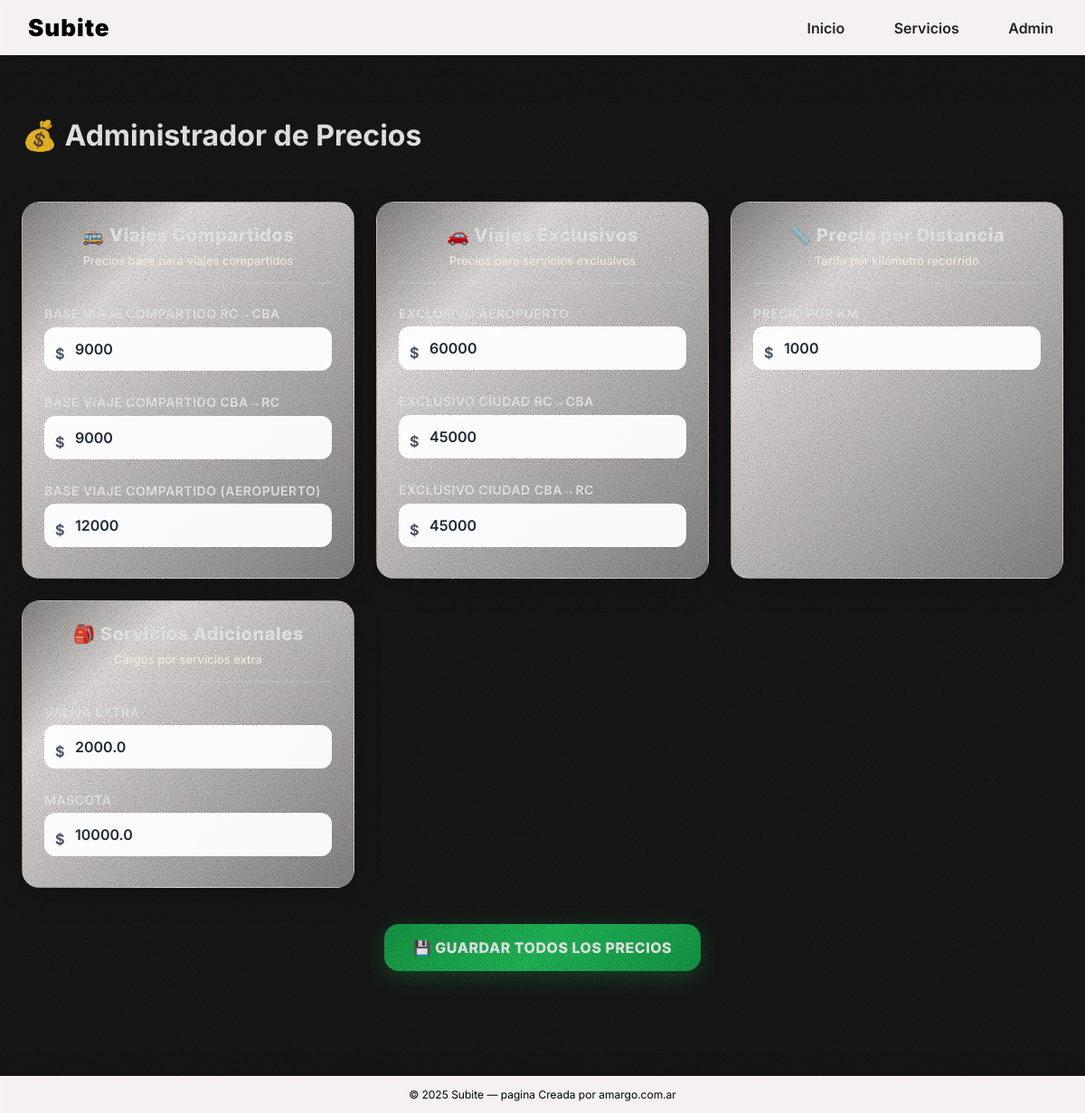
/admin/prices (signed in), run on an earlier commit of the app's database.
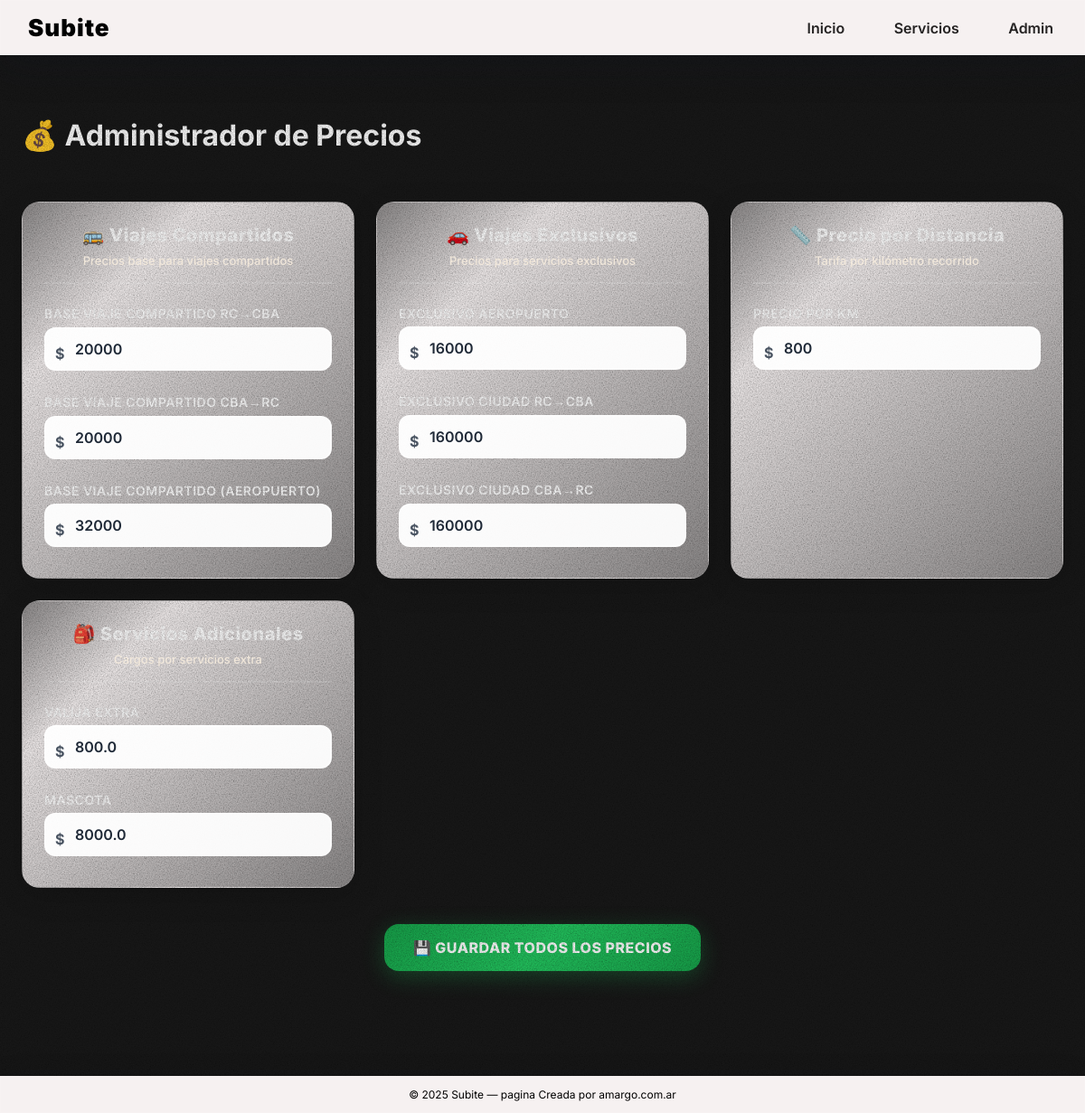
And on a later commit of the database.
### app.py (models this page shows)
class PriceConfig(db.Model):
    key = db.Column(db.String(64), primary_key=True)
    value = db.Column(db.Float, nullable=False)

### app.py (the view, shortened to what this page needs)
@app.route('/admin/prices', methods=['GET', 'POST'])
@login_required
def admin_prices():
    keys = ['BASE_SHARED_RC_CBA','BASE_SHARED_CBA_RC','BASE_SHARED_AIRPORT' , 'AIRPORT_EXCLUSIVE',
            'CITY_EXCLUSIVE_RC_CBA','CITY_EXCLUSIVE_CBA_RC','KM_PRICE','EXTRA_LUGGAGE','PET']
    items = [(k, price(k)) for k in keys]
    return render_template('admin_prices.html', items=items)

### app.py (called while the page is built)
def price(key, default=0.0):
    pc = PriceConfig.query.get(key)
    return pc.value if pc else default

def login_required(f):
    @wraps(f)
    def wrapper(*args, **kwargs):
        if not session.get('admin'):
            return redirect(url_for('admin_login'))
        return f(*args, **kwargs)
    return wrapper

### templates/admin_prices.html
{% extends "base.html" %}
{% block content %}
<h1>💰 Administrador de Precios</h1>
{% set labels = {
  'BASE_SHARED_RC_CBA':'Base Viaje Compartido RC→CBA',
  'BASE_SHARED_CBA_RC':'Base Viaje Compartido CBA→RC',
  'BASE_SHARED_AIRPORT':'Base Viaje Compartido (Aeropuerto)',
  'AIRPORT_EXCLUSIVE':'Exclusivo Aeropuerto',
  'CITY_EXCLUSIVE_RC_CBA':'Exclusivo Ciudad RC→CBA',
  'CITY_EXCLUSIVE_CBA_RC':'Exclusivo Ciudad CBA→RC',
  'KM_PRICE':'Precio por KM',
  'EXTRA_LUGGAGE':'Valija extra',
  'PET':'Mascota'
} %}
{% set shared_keys = ['BASE_SHARED_RC_CBA', 'BASE_SHARED_CBA_RC', 'BASE_SHARED_AIRPORT'] %}
{% set exclusive_keys = ['AIRPORT_EXCLUSIVE', 'CITY_EXCLUSIVE_RC_CBA', 'CITY_EXCLUSIVE_CBA_RC'] %}
{% set distance_keys = ['KM_PRICE'] %}
{% set extra_keys = ['EXTRA_LUGGAGE', 'PET'] %}
<form method="post">
  <div class="admin-price-grid">
    <div class="price-category-card">
      <div class="price-category-header">
        <h2>🚌 Viajes Compartidos</h2>
        <p>Precios base para viajes compartidos</p>
      </div>
      <div class="price-inputs">
        {% for k, v in items %}
          {% if k in shared_keys %}
            <div class="price-input-group">
              <label>{{ labels.get(k, k) }}</label>
              <div class="input-wrapper">
                <span class="currency">$</span>
                <input name="price_{{k}}" type="number" step="1" value="{{ v|int }}" class="price-input">
              </div>
            </div>
          {% endif %}
        {% endfor %}
      </div>
    </div>
    <div class="price-category-card">
      <div class="price-category-header">
        <h2>🚗 Viajes Exclusivos</h2>
        <p>Precios para servicios exclusivos</p>
      </div>
      <div class="price-inputs">
        {% for k, v in items %}
          {% if k in exclusive_keys %}
            <div class="price-input-group">
              <label>{{ labels.get(k, k) }}</label>
              <div class="input-wrapper">
                <span class="currency">$</span>
                <input name="price_{{k}}" type="number" step="1" value="{{ v|int }}" class="price-input">
              </div>
            </div>
          {% endif %}
        {% endfor %}
      </div>
    </div>
    <div class="price-category-card">
      <div class="price-category-header">
        <h2>📏 Precio por Distancia</h2>
        <p>Tarifa por kilómetro recorrido</p>
      </div>
      <div class="price-inputs">
        {% for k, v in items %}
          {% if k in distance_keys %}
            <div class="price-input-group">
              <label>{{ labels.get(k, k) }}</label>
              <div class="input-wrapper">
                <span class="currency">$</span>
                <input name="price_{{k}}" type="number" step="1" value="{{ v|int }}" class="price-input">
              </div>
            </div>
          {% endif %}
        {% endfor %}
      </div>
    </div>
    <div class="price-category-card">
      <div class="price-category-header">
        <h2>🎒 Servicios Adicionales</h2>
        <p>Cargos por servicios extra</p>
      </div>
      <div class="price-inputs">
        {% for k, v in items %}
          {% if k in extra_keys %}
            <div class="price-input-group">
              <label>{{ labels.get(k, k) }}</label>
              <div class="input-wrapper">
                <span class="currency">$</span>
                <input name="price_{{k}}" type="number" step="0.01" value="{{ v }}" class="price-input">
              </div>
            </div>
          {% endif %}
        {% endfor %}
      </div>
    </div>
  </div>
  <div class="save-section">
    <button type="submit" class="save-prices-btn">💾 Guardar Todos los Precios</button>
  </div>
</form>
{% endblock %}

### templates/base.html (shortened to what this page needs)
<!doctype html>
<html lang="es">
<head>
  <link rel="stylesheet" href="{{ url_for('static', filename='style.css') }}">
</head>
<body class="bg-grain">
    <div class="nav">
      <div class="brand">Subite</div>
      <div class="nav-links">
        <a href="{{ url_for('index') }}">Inicio</a>
        <a href="{{ url_for('index') }}#nuestros-servicios">Servicios</a>
        <a href="{{ url_for('admin_dashboard') }}">Admin</a>
      </div>
    </div>
    <div class="container">
    {% block content %}{% endblock %}
   </div>
  <div class="footer-container">
      <footer>© {{ 2025 }} Subite — pagina Creada por amargo.com.ar</footer>
    </div>
</body>
</html>

What changed in the data, as far as the page shows it:
changed PriceConfig (number 1 of 9 on the later page): value "9000" → "20000"
changed PriceConfig (number 2 of 9 on the later page): value "9000" → "20000"
changed PriceConfig (number 3 of 9 on the later page): value "12000" → "32000"
changed PriceConfig (number 4 of 9 on the later page): value "60000" → "16000"
changed PriceConfig (number 5 of 9 on the later page): value "45000" → "160000"
changed PriceConfig (number 6 of 9 on the later page): value "45000" → "160000"
changed PriceConfig (number 7 of 9 on the later page): value "1000" → "800"
changed PriceConfig (number 8 of 9 on the later page): value "2000.0" → "800.0"
changed PriceConfig (number 9 of 9 on the later page): value "10000.0" → "8000.0"
